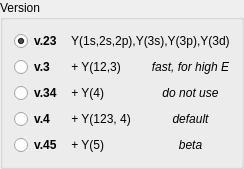
         <widget class="QGroupBox" name="gB_Version">
          <property name="title">
           <string>Version</string>
          </property>
          <layout class="QGridLayout" name="gridLayout_2" columnstretch="1,2,1">
           <item row="0" column="0">
            <widget class="QRadioButton" name="rB_23">
             <property name="font">
              <font>
               <family>MS Shell Dlg 2</family>
               <pointsize>9</pointsize>
               <bold>true</bold>
              </font>
             </property>
             <property name="text">
              <string>v.23</string>
             </property>
             <property name="checked">
              <bool>true</bool>
             </property>
             <attribute name="buttonGroup">
              <string notr="true">RadioG_Version</string>
             </attribute>
            </widget>
           </item>
           <item row="0" column="1" colspan="2">
            <widget class="QLabel" name="label19">
             <property name="text">
              <string> Y(1s,2s,2p),Y(3s),Y(3p),Y(3d)</string>
             </property>
            </widget>
           </item>
           <item row="1" column="0">
            <widget class="QRadioButton" name="rB_3">
             <property name="font">
              <font>
               <family>MS Shell Dlg 2</family>
               <pointsize>9</pointsize>
               <bold>true</bold>
              </font>
             </property>
             <property name="text">
              <string>v.3</string>
             </property>
             <attribute name="buttonGroup">
              <string notr="true">RadioG_Version</string>
             </attribute>
            </widget>
           </item>
           <item row="1" column="1">
            <widget class="QLabel" name="label24">
             <property name="text">
              <string> + Y(12,3)</string>
             </property>
            </widget>
           </item>
           <item row="1" column="2">
            <widget class="QLabel" name="label35">
             <property name="font">
              <font>
               <family>MS Shell Dlg 2</family>
               <pointsize>9</pointsize>
               <italic>true</italic>
              </font>
             </property>
             <property name="text">
              <string>fast, for high E</string>
             </property>
             <property name="alignment">
              <set>Qt::AlignCenter</set>
             </property>
            </widget>
           </item>
           <item row="2" column="0">
            <widget class="QRadioButton" name="rB_34">
             <property name="font">
              <font>
               <family>MS Shell Dlg 2</family>
               <pointsize>9</pointsize>
               <bold>true</bold>
              </font>
             </property>
             <property name="text">
              <string>v.34</string>
             </property>
             <attribute name="buttonGroup">
              <string notr="true">RadioG_Version</string>
             </attribute>
            </widget>
           </item>
           <item row="2" column="1">
            <widget class="QLabel" name="label27">
             <property name="text">
              <string> + Y(4)</string>
             </property>
            </widget>
           </item>
           <item row="2" column="2">
            <widget class="QLabel" name="label34">
             <property name="font">
              <font>
               <family>MS Shell Dlg 2</family>
               <pointsize>9</pointsize>
               <italic>true</italic>
              </font>
             </property>
             <property name="text">
              <string>do not use</string>
             </property>
             <property name="alignment">
              <set>Qt::AlignCenter</set>
             </property>
            </widget>
           </item>
           <item row="3" column="0">
            <widget class="QRadioButton" name="rB_4">
             <property name="font">
              <font>
               <family>MS Shell Dlg 2</family>
               <pointsize>9</pointsize>
               <bold>true</bold>
              </font>
             </property>
             <property name="text">
              <string>v.4</string>
             </property>
             <attribute name="buttonGroup">
              <string notr="true">RadioG_Version</string>
             </attribute>
            </widget>
           </item>
           <item row="3" column="1">
            <widget class="QLabel" name="label26">
             <property name="text">
              <string> + Y(123, 4)</string>
             </property>
            </widget>
           </item>
           <item row="3" column="2">
            <widget class="QLabel" name="label30">
             <property name="font">
              <font>
               <family>MS Shell Dlg 2</family>
               <pointsize>9</pointsize>
               <italic>true</italic>
              </font>
             </property>
             <property name="text">
              <string>default</string>
             </property>
             <property name="alignment">
              <set>Qt::AlignCenter</set>
             </property>
            </widget>
           </item>
           <item row="4" column="0">
            <widget class="QRadioButton" name="rB_45">
             <property name="font">
              <font>
               <family>MS Shell Dlg 2</family>
               <pointsize>9</pointsize>
               <bold>true</bold>
              </font>
             </property>
             <property name="text">
              <string>v.45</string>
             </property>
             <attribute name="buttonGroup">
              <string notr="true">RadioG_Version</string>
             </attribute>
            </widget>
           </item>
           <item row="4" column="1">
            <widget class="QLabel" name="label25">
             <property name="text">
              <string> + Y(5)</string>
             </property>
            </widget>
           </item>
           <item row="4" column="2">
            <widget class="QLabel" name="label31">
             <property name="font">
              <font>
               <family>MS Shell Dlg 2</family>
               <pointsize>9</pointsize>
               <italic>true</italic>
              </font>
             </property>
             <property name="text">
              <string>beta</string>
             </property>
             <property name="alignment">
              <set>Qt::AlignCenter</set>
             </property>
            </widget>
           </item>
          </layout>
         </widget>
